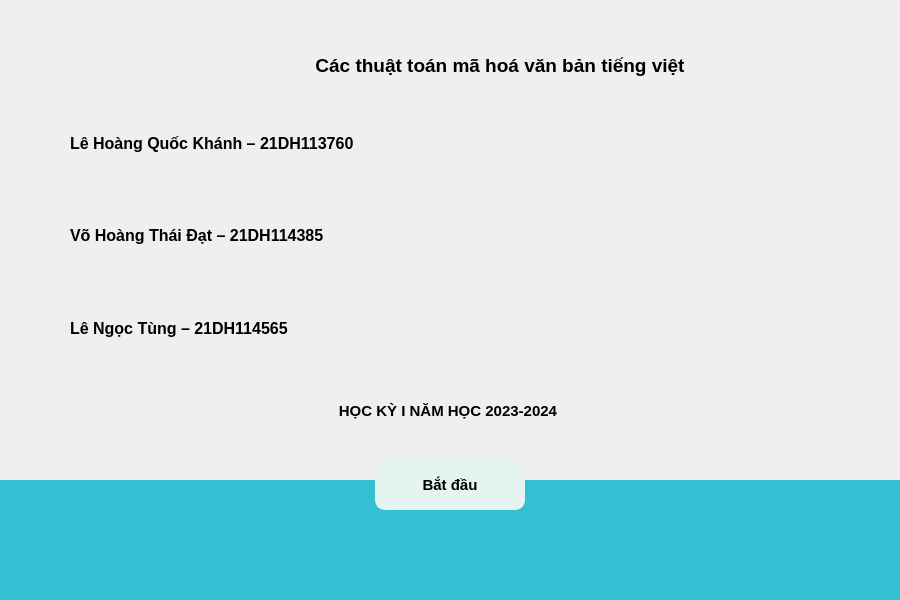
<?xml version="1.0" encoding="UTF-8"?>
<ui version="4.0">
 <class>MainWindow</class>
 <widget class="QMainWindow" name="MainWindow">
  <property name="geometry">
   <rect>
    <x>0</x>
    <y>0</y>
    <width>900</width>
    <height>600</height>
   </rect>
  </property>
  <property name="maximumSize">
   <size>
    <width>900</width>
    <height>600</height>
   </size>
  </property>
  <property name="windowTitle">
   <string>Phần mềm mã hoá văn bản tiếng việt</string>
  </property>
  <widget class="QWidget" name="centralwidget">
   <property name="styleSheet">
    <string notr="true">QPushButton{
	border-radius:10px;
	border:2px solid #E6F4F1;
	color:black;
	background-color:#E6F4F1;
	font:bold;	
}
QPushButton:hover{
	background-color: #003748;
	color: white;
}
QLabel{
	font-weight: bold;
}
</string>
   </property>
   <widget class="QLabel" name="label">
    <property name="geometry">
     <rect>
      <x>0</x>
      <y>0</y>
      <width>900</width>
      <height>500</height>
     </rect>
    </property>
    <property name="maximumSize">
     <size>
      <width>900</width>
      <height>500</height>
     </size>
    </property>
    <property name="styleSheet">
     <string notr="true">border-image: url(:/icon/icon/bg.jpg);</string>
    </property>
    <property name="text">
     <string/>
    </property>
   </widget>
   <widget class="QLabel" name="label_2">
    <property name="geometry">
     <rect>
      <x>0</x>
      <y>480</y>
      <width>1100</width>
      <height>201</height>
     </rect>
    </property>
    <property name="styleSheet">
     <string notr="true">background-color: rgb(52, 191, 210);</string>
    </property>
    <property name="text">
     <string/>
    </property>
   </widget>
   <widget class="QLabel" name="label_3">
    <property name="geometry">
     <rect>
      <x>225</x>
      <y>30</y>
      <width>550</width>
      <height>71</height>
     </rect>
    </property>
    <property name="font">
     <font>
      <pointsize>14</pointsize>
      <weight>75</weight>
      <bold>true</bold>
     </font>
    </property>
    <property name="text">
     <string>Các thuật toán mã hoá văn bản tiếng việt</string>
    </property>
    <property name="alignment">
     <set>Qt::AlignCenter</set>
    </property>
   </widget>
   <widget class="QPushButton" name="pushButton">
    <property name="geometry">
     <rect>
      <x>375</x>
      <y>460</y>
      <width>150</width>
      <height>50</height>
     </rect>
    </property>
    <property name="font">
     <font>
      <pointsize>11</pointsize>
      <weight>75</weight>
      <bold>true</bold>
     </font>
    </property>
    <property name="cursor">
     <cursorShape>PointingHandCursor</cursorShape>
    </property>
    <property name="styleSheet">
     <string notr="true"/>
    </property>
    <property name="text">
     <string>Bắt đầu</string>
    </property>
   </widget>
   <widget class="QLabel" name="label_7">
    <property name="geometry">
     <rect>
      <x>300</x>
      <y>390</y>
      <width>300</width>
      <height>41</height>
     </rect>
    </property>
    <property name="font">
     <font>
      <pointsize>11</pointsize>
      <weight>75</weight>
      <bold>true</bold>
     </font>
    </property>
    <property name="text">
     <string>HỌC KỲ I NĂM HỌC 2023-2024 </string>
    </property>
    <property name="alignment">
     <set>Qt::AlignCenter</set>
    </property>
   </widget>
   <widget class="QWidget" name="layoutWidget">
    <property name="geometry">
     <rect>
      <x>70</x>
      <y>100</y>
      <width>541</width>
      <height>271</height>
     </rect>
    </property>
    <layout class="QVBoxLayout" name="verticalLayout">
     <item>
      <widget class="QLabel" name="label_5">
       <property name="font">
        <font>
         <pointsize>12</pointsize>
         <weight>75</weight>
         <bold>true</bold>
        </font>
       </property>
       <property name="text">
        <string>Lê Hoàng Quốc Khánh – 21DH113760 </string>
       </property>
      </widget>
     </item>
     <item>
      <widget class="QLabel" name="label_4">
       <property name="font">
        <font>
         <pointsize>12</pointsize>
         <weight>75</weight>
         <bold>true</bold>
        </font>
       </property>
       <property name="text">
        <string>Võ Hoàng Thái Đạt – 21DH114385</string>
       </property>
      </widget>
     </item>
     <item>
      <widget class="QLabel" name="label_6">
       <property name="font">
        <font>
         <pointsize>12</pointsize>
         <weight>75</weight>
         <bold>true</bold>
        </font>
       </property>
       <property name="text">
        <string>Lê Ngọc Tùng – 21DH114565 </string>
       </property>
      </widget>
     </item>
    </layout>
   </widget>
  </widget>
 </widget>
 <resources>
  <include location="resource.qrc"/>
 </resources>
 <connections/>
</ui>
